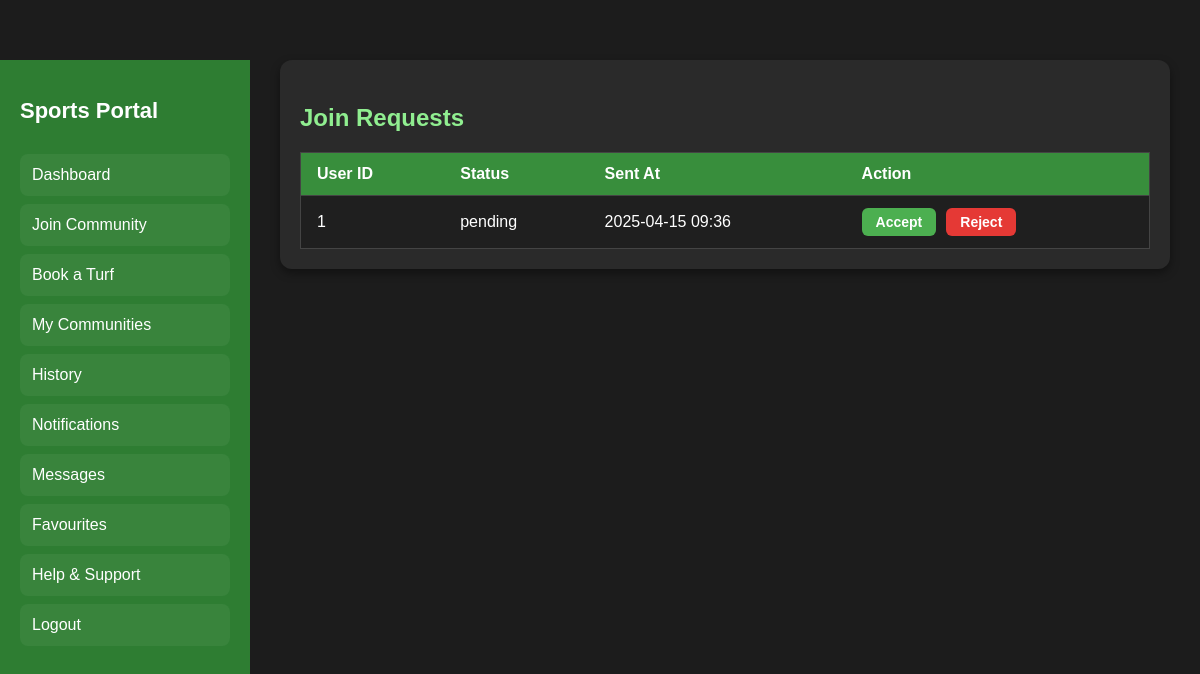
The page /notifications (signed in) on the database its author committed.
### models.py (models this page shows)
class JoinRequest(db.Model):
    id = db.Column(db.Integer, primary_key=True)
    user_id = db.Column(db.Integer, db.ForeignKey('user.id'), nullable=False)
    community_id = db.Column(db.Integer, db.ForeignKey('community.id'), nullable=False)
    status = db.Column(db.String(20), default='pending')  # Status: pending, accepted, rejected
    created_at = db.Column(db.DateTime, default=datetime.utcnow)
    user = db.relationship('User', backref=db.backref('join_requests', lazy=True))
    community = db.relationship('Community', backref=db.backref('join_requests', lazy=True))

### app.py (the view)
@app.route('/notifications', methods=['GET'])
@login_required
def notifications():
    owner_id = session.get('user_id')
    if not owner_id:
        flash("You need to log in first!", 'warning')
        return redirect(url_for('login'))
    owned_communities = Community.query.filter_by(owner_id=owner_id).all()
    my_community_ids = [c.id for c in owned_communities]
    requests = JoinRequest.query.filter(JoinRequest.community_id.in_(my_community_ids)).order_by(JoinRequest.created_at.desc()).all()
    return render_template('notifications.html', requests=requests)

### app.py (called while the page is built)
def login_required(f):
    @wraps(f)
    def decorated_function(*args, **kwargs):
        if 'user_id' not in session:
            flash("You need to log in first!", "danger")
            return redirect(url_for('login'))
        return f(*args, **kwargs)
    return decorated_function

@app.before_request
def page_last_visited():
    excluded_routes = ['login', 'logout', 'static', 'register']
    if request.endpoint not in excluded_routes and request.method == 'GET':
        session['page_last_visited_url'] = request.path

### templates/notifications.html (shortened to what this page needs)
<!DOCTYPE html>
<html lang="en">
<head>
    <link href="https://cdnjs.cloudflare.com/ajax/libs/font-awesome/6.4.0/css/all.min.css" rel="stylesheet">
</head>
<body>
    <div class="sidebar">
        <h2>Sports Portal</h2>
        <a href="{{ url_for('player_dashboard') }}">Dashboard</a>
        <a href="{{ url_for('join_community') }}">Join Community</a>
        <a href="{{ url_for('select_turf_to_book') }}">Book a Turf</a>
        <a href="{{ url_for('my_communities') }}">My Communities</a>
        <a href="#">History</a>
        <a href="{{ url_for('notifications') }}">Notifications</a>
        <a href="#">Messages</a>
        <a href="#">Favourites</a>
        <a href="{{ url_for('help_and_support') }}">Help & Support</a>
        <a href="{{ url_for('logout') }}">Logout</a>
    </div>
    <div class="main">
        <div class="notifications-tab">
            <h3>Join Requests</h3>
{% if requests %}
    <table>
        <thead>
            <tr>
                <th>User ID</th>
                <th>Status</th>
                <th>Sent At</th>
                <th>Action</th>
            </tr>
        </thead>
        <tbody>
        {% for req in requests %}
            <tr>
                <td>{{ req.user_id }}</td>
                <td>{{ req.status }}</td>
                <td>{{ req.created_at.strftime('%Y-%m-%d %H:%M') }}</td>
                <td>
                    {% if req.status == 'pending' %}
                        <div class="action-buttons">
                            <form method="POST" action="{{ url_for('handle_join_request', request_id=req.id, action='accept') }}">
                                <button type="submit" class="accept-btn">Accept</button>
                            </form>
                            <form method="POST" action="{{ url_for('handle_join_request', request_id=req.id, action='reject') }}">
                                <button type="submit" class="reject-btn">Reject</button>
                            </form>
                        </div>
                    {% else %}
                        <span style="opacity: 0.7;">No actions</span>
                    {% endif %}
                </td>
            </tr>
        {% endfor %}
        </tbody>
    </table>
{% else %}
    <p>No join requests yet.</p>
{% endif %}
        </div>
    </div>
</body>
</html>

### templates/notifications.html (style rules this page uses)
body { font-family: 'Arial', sans-serif; background-color: #1c1c1c; color: #ffffff; margin: 0; padding: 0; }
.sidebar { width: 250px; background-color: #2e7d32; color: white; height: calc(100vh - 60px); padding: 20px; box-sizing: border-box; position: fixed; top: 60px; left: 0; transition: width 0.3s ease; overflow-x: hidden; }
.sidebar h2 { color: #fff; font-size: 22px; margin-bottom: 30px; transition: opacity 0.3s ease; }
.sidebar a { display: block; color: white; text-decoration: none; padding: 12px; font-size: 16px; border-radius: 8px; margin-bottom: 8px; background-color: rgba(255, 255, 255, 0.05); transition: background-color 0.3s ease, transform 0.2s ease; }
.main { margin-left: 250px; padding: 60px 30px; }
.notifications-tab { background-color: #2a2a2a; padding: 20px; border-radius: 12px; box-shadow: 0 4px 10px rgba(0, 0, 0, 0.4); }
.notifications-tab h3 { font-size: 24px; color: #90ee90; margin-bottom: 20px; }
.notifications-tab table { width: 100%; border-collapse: collapse; background-color: #1f1f1f; border: 1px solid #444; }
.notifications-tab th, .notifications-tab td { padding: 12px 16px; border-bottom: 1px solid #444; text-align: left; color: #fff; }
.notifications-tab th { background-color: #388e3c; color: #fff; font-weight: bold; }
.action-buttons { display: flex; gap: 10px; }
.accept-btn, .reject-btn { padding: 6px 14px; border: none; border-radius: 6px; font-weight: bold; cursor: pointer; font-size: 14px; transition: background-color 0.2s ease-in-out; }
.accept-btn { background-color: #4caf50; color: white; }
.reject-btn { background-color: #e53935; color: white; }

### rows shown on the page
JoinRequest: user_id "1", status "pending", created_at "2025-04-15 09:36"
